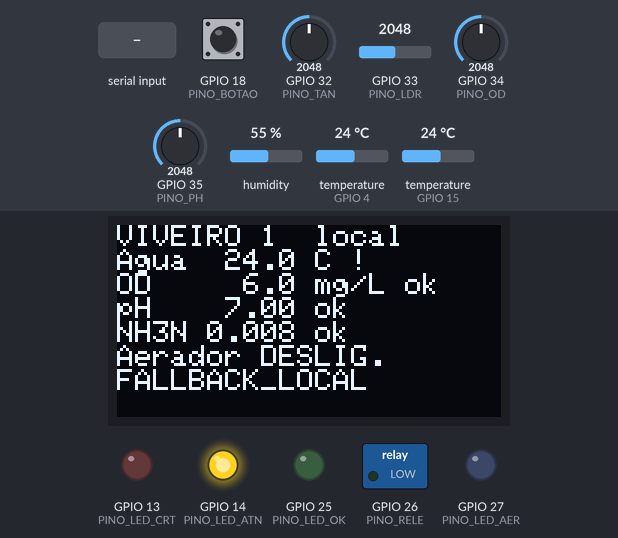
Bench run of a sketch on a simulated ESP32. Parts: 128×64 one-colour display, switched loads named in the sketch (green lamp = pin HIGH), output pins drawn as LEDs (lit = HIGH). The test bench sets the inputs (shaded band); at power-on: temperature (sensors on GPIO 4, GPIO 15) 24 °C, GPIO 34 (PINO_OD) = 2048, GPIO 35 (PINO_PH) = 2048, GPIO 18 (PINO_BOTAO) HIGH, GPIO 32 (PINO_TAN) = 2048, GPIO 33 (PINO_LDR) = 2048, humidity 55 % (analog values on the 0–4095 scale). What the sketch prints to the serial monitor is not drawn.

Above: at 3.4 s.
3.5 s: temperature (sensor on GPIO 4) set to 20.6 °C
At 5.7 s:
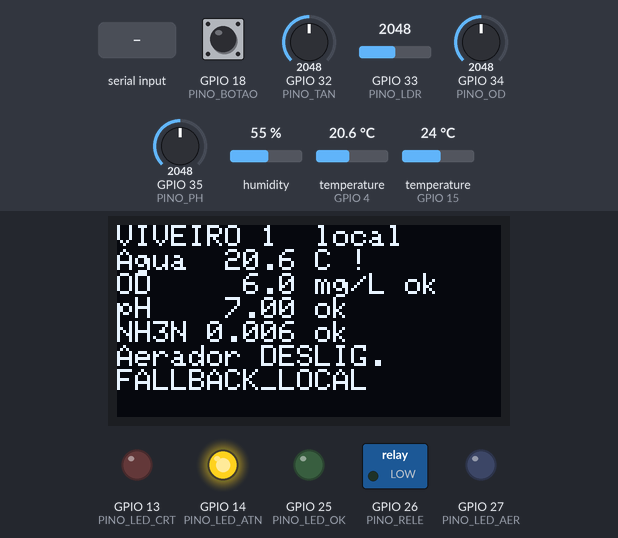
6.3 s: temperature (sensor on GPIO 4) set to 19.2 °C
At 7.2 s:
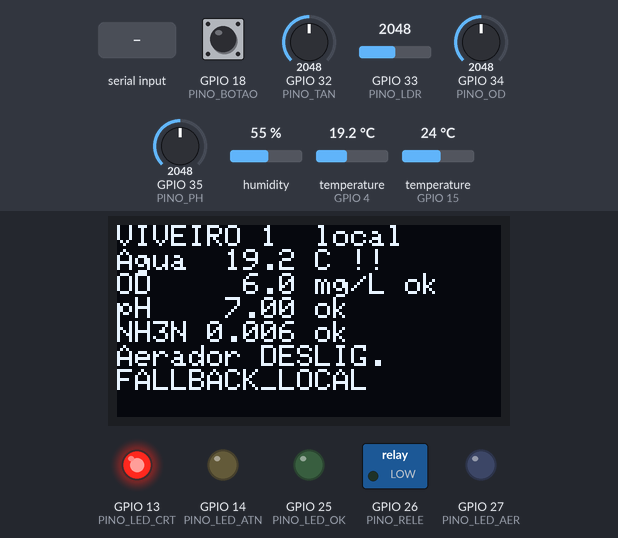
8.3 s: GPIO 34 (PINO_OD) set to 1067
At 9.9 s:
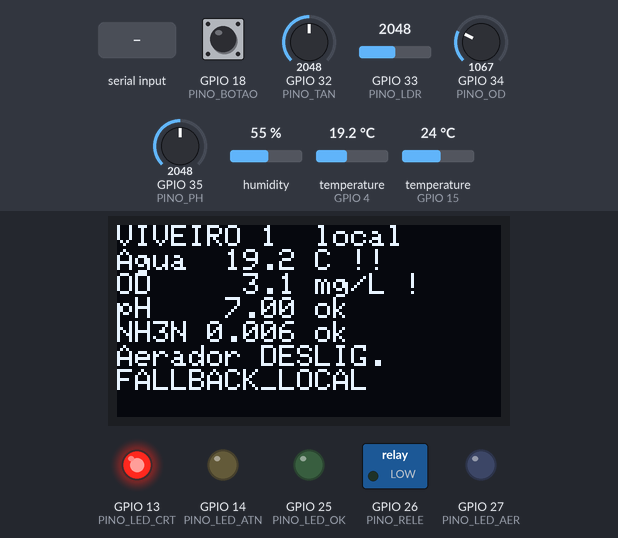
10.3 s: GPIO 34 (PINO_OD) set to 961
At 11.4 s:
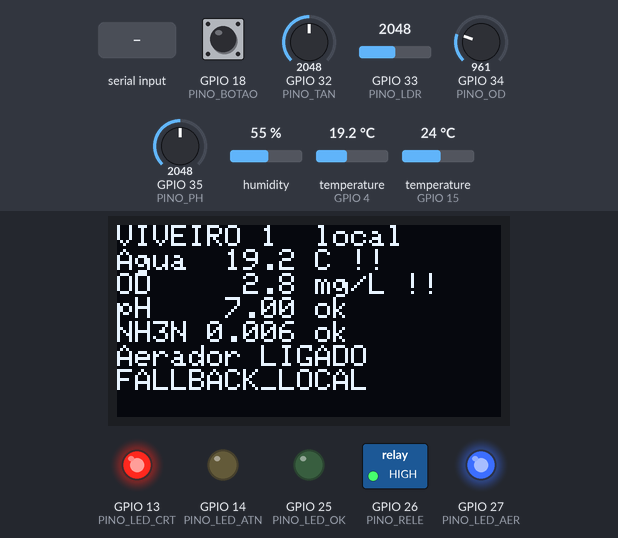
12.3 s: "LIGAR\n" received over Serial
At 15.2 s:
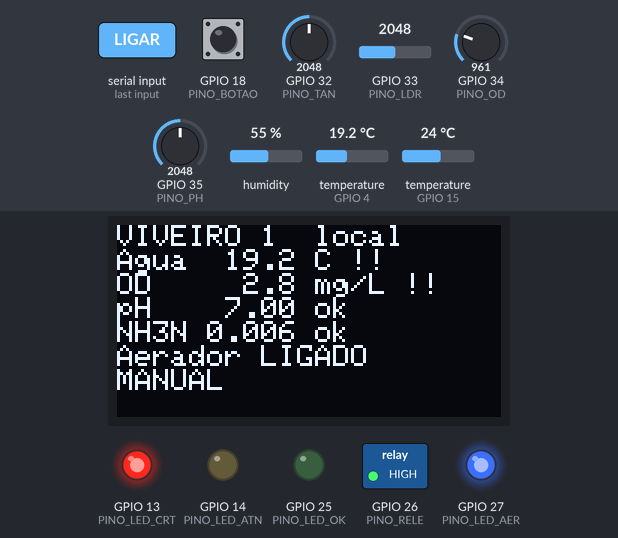
16.3 s: GPIO 35 (PINO_PH) set to 3349
At 18.0 s:
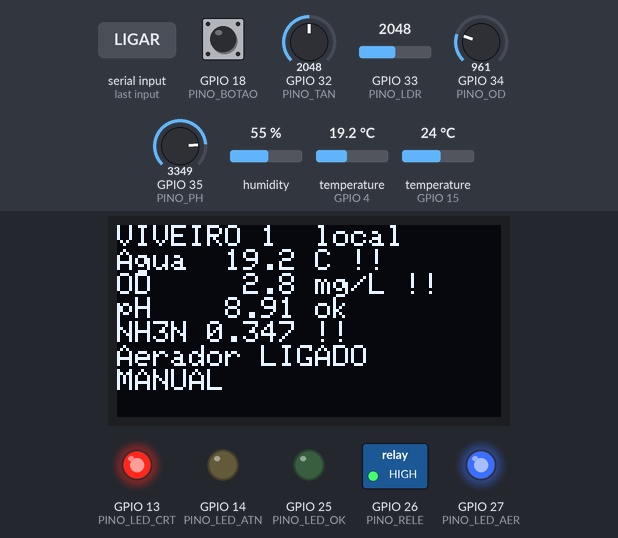
18.3 s: GPIO 35 (PINO_PH) set to 3472
Timing chart, 0 to 21.3 s (numbered marks = the images above; inputs shaded):
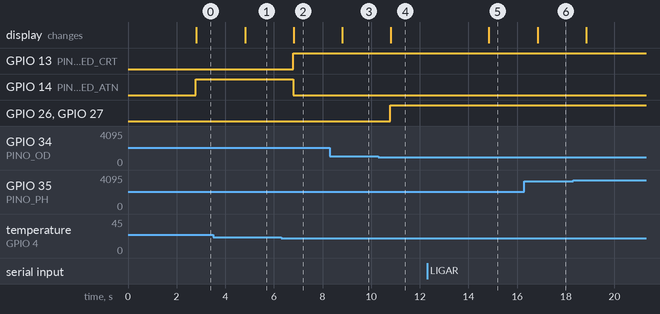

The sketch:

sketch.ino
```cpp
/* =====================================================================
   Gêmeo digital do Viveiro 1 (tilápia-do-nilo, Goiânia) — ESP32 no Wokwi
   ---------------------------------------------------------------------
   O que este ESP32 faz:
   - lê os sensores do viveiro (no Wokwi, os sensores de OD, pH e amônia
     são potenciômetros; a água usa um DS18B20; o ar, um DHT22; a luz, um LDR);
   - classifica cada leitura nas zonas da tilápia (ideal / atenção / crítica),
     as mesmas do painel do gêmeo (ver ZONAS no site e a página Fontes);
   - controla o aerador (relé) sozinho, com o fallback local, ou obedece
     ao gêmeo quando o MQTT está ligado;
   - mostra tudo no display OLED e no monitor serial (JSON por linha).
//
   MQTT é OPCIONAL: com USAR_MQTT 0 o ESP32 funciona sozinho, sem rede.
   Com USAR_MQTT 1 ele publica em gemeo/viveiro1/... (mesmo contrato de
   tópicos do site) e recebe comando/aerador. O broker é configurável abaixo.
//
   Comandos pelo monitor serial (funcionam com ou sem MQTT):
     ligar | desligar | auto      -> aerador
     status                       -> imprime a leitura atual
   ===================================================================== */
#include <Wire.h>
#include <Adafruit_GFX.h>
#include <Adafruit_SSD1306.h>
#include <OneWire.h>
#include <DallasTemperature.h>
#include <DHTesp.h>
#include <WiFi.h>
#include <PubSubClient.h>
//
String jsonLeitura();   // declarada antes do uso
//
/* ---------------- configuração ---------------- */
#define USAR_MQTT 0                          // 0 = sem broker (apresentação offline); 1 = publica/assina via MQTT
const char* WIFI_SSID    = "Wokwi-GUEST";    // rede do simulador Wokwi (sem senha)
const char* WIFI_SENHA   = "";
const char* MQTT_BROKER  = "broker.hivemq.com";  // troque pelo broker do grupo, se houver
const uint16_t MQTT_PORTA = 1883;
const char* TOPICO       = "gemeo/viveiro1/";
//
const uint32_t INTERVALO_LEITURA_MS = 2000;  // no Wokwi: leitura a cada 2 s
const uint32_t GEMEO_VALIDO_MS      = 60000; // sem comando do gêmeo por 60 s -> volta ao fallback local
//
/* ---------------- pinos ---------------- */
const int PINO_DS18B20 = 4;    // temperatura da água
const int PINO_DHT     = 15;   // ar: temperatura e umidade
const int PINO_OD      = 34;   // potenciômetro: oxigênio dissolvido
const int PINO_PH      = 35;   // potenciômetro: pH
const int PINO_TAN     = 32;   // potenciômetro: amônia total (NAT)
const int PINO_LDR     = 33;   // LDR: radiação solar (estimada)
const int PINO_RELE    = 26;   // relé do aerador
const int PINO_LED_AER = 27;   // LED azul: aerador ligado
const int PINO_LED_OK  = 25;   // LED verde: tudo ideal
const int PINO_LED_ATN = 14;   // LED amarelo: atenção
const int PINO_LED_CRT = 13;   // LED vermelho: crítico
const int PINO_BOTAO   = 18;   // troca a tela do OLED
//
/* ---------------- zonas da tilápia-do-nilo ----------------
   Temperatura: ideal 26–30 °C; atenção 20–26 e 30–32; crítica <20 e >32; risco de morte <=11
                (Nobrega et al., 2020; Rotta et al., 2023; SENAR, 2019)
   OD:          ideal >=5 mg/L; atenção 3–5; crítica 1–3; risco de morte <1
                (Tran-Duy et al., 2008; SENAR, 2019; Yi, 1998)
   pH:          ideal 5,5–9,0; atenção 5,0–5,5 e 9–11; crítica <5 (e >=11, dado geral)
                (Rebouças et al., 2016; Mustapha e Atolagbe, 2018; Boyd, 2018b)
   NH3-N:       ideal <0,07 mg/L; atenção 0,07–0,14; crítica >=0,14 (El-Shafai et al., 2004)
   Aerador sem o gêmeo: liga com OD < 3 mg/L (Boyd, 2018a), desliga com OD >= 5 (Tucker, 2005);
   segurança: OD < 2,5 liga em qualquer modo (escolha do protótipo, sem fonte).          */
enum Nivel { IDEAL = 0, ATENCAO = 1, CRITICO = 2, MORTE = 3 };
const char* NOME_NIVEL[] = { "ideal", "atencao", "critico", "morte" };
//
Nivel zonaTemp(float t) { if (t <= 11) return MORTE; if (t < 20 || t > 32) return CRITICO; if (t < 26 || t > 30) return ATENCAO; return IDEAL; }
Nivel zonaOD(float od)  { if (od < 1) return MORTE; if (od < 3) return CRITICO; if (od < 5) return ATENCAO; return IDEAL; }
Nivel zonaPH(float ph)  { if (ph < 5 || ph >= 11) return CRITICO; if (ph < 5.5 || ph > 9) return ATENCAO; return IDEAL; }
Nivel zonaNH3(float n)  { if (n >= 0.14) return CRITICO; if (n >= 0.07) return ATENCAO; return IDEAL; }
//
/* fração de amônia não ionizada (Emerson et al., 1975) */
float fracNH3(float T, float pH) { float pKa = 0.09018 + 2729.92 / (T + 273.15); return 1.0 / (1.0 + pow(10, pKa - pH)); }
//
/* fator de ração pela temperatura da água (SENAR, 2019, Tabela 3) */
float fatorRacao(float T) { if (T < 16) return 0; if (T < 20) return 0.6; if (T < 25) return 0.8; if (T < 30) return 1.0; if (T <= 32) return 0.8; return 0; }
//
/* ---------------- objetos ---------------- */
Adafruit_SSD1306 oled(128, 64, &Wire, -1);
OneWire umFio(PINO_DS18B20);
DallasTemperature sondaAgua(&umFio);
DHTesp dht;
WiFiClient wifi;
PubSubClient mqtt(wifi);
//
struct Leitura { float agua, od, ph, tan, nh3, ar, ur, rad; };
Leitura L;
bool aerador = false;
String origemAerador = "FALLBACK_LOCAL";
String modoAerador = "AUTO";            // AUTO = gêmeo ou fallback; MANUAL = comando fixo
bool comandoManual = false;
uint32_t ultimoComandoGemeo = 0;
bool gemeoAtivo = false;
int tela = 0;
uint32_t ultimaLeitura = 0, ultimoBotao = 0;
//
/* leituras guardadas enquanto o broker está fora (enviadas quando volta) */
const int MAX_FILA = 30;
String fila[MAX_FILA]; int nFila = 0;
//
/* ---------------- sensores ---------------- */
float lerPot(int pino, float min, float max) { return min + (max - min) * analogRead(pino) / 4095.0; }
//
float lerRadiacao() {
  // LDR do Wokwi -> lux (fórmula da documentação do Wokwi) -> W/m² (~120 lux por W/m² de luz solar; aproximação)
  const float GAMMA = 0.7, RL10 = 50;
  float v = analogRead(PINO_LDR) / 4095.0 * 3.3;
  if (v >= 3.29) return 0;
  float r = 2000 * v / (1 - v / 3.3);
  float lux = pow(RL10 * 1e3 * pow(10, GAMMA) / r, 1 / GAMMA);
  return lux / 120.0;
}
//
void lerSensores() {
  sondaAgua.requestTemperatures();
  float t = sondaAgua.getTempCByIndex(0);
  L.agua = (t == DEVICE_DISCONNECTED_C) ? NAN : t;
  L.od  = lerPot(PINO_OD, 0, 12);        // mg/L
  L.ph  = lerPot(PINO_PH, 4, 10);
  L.tan = lerPot(PINO_TAN, 0, 3);        // mg/L de N amoniacal total
  L.nh3 = isnan(L.agua) ? NAN : L.tan * fracNH3(L.agua, L.ph);
  TempAndHumidity th = dht.getTempAndHumidity();
  L.ar = th.temperature; L.ur = th.humidity;
  L.rad = lerRadiacao();
}
//
/* ---------------- aerador ---------------- */
void aplicarAerador(bool ligar, const char* origem) {
  if (ligar != aerador) Serial.printf("# aerador %s (%s)\n", ligar ? "LIGADO" : "DESLIGADO", origem);
  aerador = ligar; origemAerador = origem;
  digitalWrite(PINO_RELE, ligar ? HIGH : LOW);
  digitalWrite(PINO_LED_AER, ligar ? HIGH : LOW);
}
//
void controlarAerador() {
  gemeoAtivo = USAR_MQTT && mqtt.connected() && (millis() - ultimoComandoGemeo < GEMEO_VALIDO_MS) && ultimoComandoGemeo > 0;
  if (L.od < 2.5) { aplicarAerador(true, "SEGURANCA_LOCAL"); return; }       // em qualquer modo
  if (modoAerador == "MANUAL") { aplicarAerador(comandoManual, "MANUAL"); return; }
  if (gemeoAtivo) return;                                                     // o gêmeo decide (comando/aerador)
  if (!aerador && L.od < 3) aplicarAerador(true, "FALLBACK_LOCAL");          // Boyd (2018a)
  else if (aerador && L.od >= 5) aplicarAerador(false, "FALLBACK_LOCAL");    // Tucker (2005)
}
//
void tratarComando(String c) {
  c.trim(); c.toUpperCase();
  if (c == "LIGAR" || c == "LIGADO" || c == "ON") { modoAerador = "MANUAL"; comandoManual = true; }
  else if (c == "DESLIGAR" || c == "DESLIGADO" || c == "OFF") { modoAerador = "MANUAL"; comandoManual = false; }
  else if (c == "AUTO") { modoAerador = "AUTO"; }
  else if (c == "STATUS") { Serial.println(jsonLeitura()); return; }
  else { Serial.println("# comandos: ligar | desligar | auto | status"); return; }
  Serial.printf("# modo do aerador: %s\n", modoAerador.c_str());
  controlarAerador();
}
//
/* ---------------- MQTT (opcional) ---------------- */
void aoReceber(char* topico, byte* dados, unsigned int n) {
  String t(topico), v; for (unsigned int i = 0; i < n; i++) v += (char)dados[i];
  String rel = t.substring(strlen(TOPICO));
  if (rel == "comando/aerador") {
    v.trim(); v.toUpperCase();
    ultimoComandoGemeo = millis();
    if (v == "AUTO") { modoAerador = "AUTO"; return; }
    // comando do gêmeo em modo automático: o gêmeo decide, a segurança local continua valendo
    if (modoAerador == "AUTO") aplicarAerador(v == "LIGAR" || v == "LIGADO" || v == "ON", "GEMEO");
    else tratarComando(v);
  } else if (rel == "comando/racao") {
    Serial.printf("# ração recomendada pelo gêmeo: %s kg\n", v.c_str());
  } else if (rel == "servidor/status") {
    ultimoComandoGemeo = millis();
  }
}
//
void publicar(const char* sub, String valor) { mqtt.publish((String(TOPICO) + sub).c_str(), valor.c_str()); }
//
void conectarRede() {
#if USAR_MQTT
  if (WiFi.status() != WL_CONNECTED) { WiFi.begin(WIFI_SSID, WIFI_SENHA, 6); return; }
  if (!mqtt.connected()) {
    String id = "esp32-viveiro1-" + String((uint32_t)ESP.getEfuseMac(), HEX);
    if (mqtt.connect(id.c_str(), (String(TOPICO) + "status").c_str(), 1, true, "OFFLINE")) {
      publicar("status", "ONLINE");
      mqtt.subscribe((String(TOPICO) + "comando/#").c_str());
      mqtt.subscribe((String(TOPICO) + "servidor/status").c_str());
      Serial.println("# MQTT conectado");
    }
  }
#endif
}
//
/* ---------------- saída ---------------- */
String num(float x, int casas) { return isnan(x) ? String("null") : String(x, casas); }
//
String jsonLeitura() {
  return String("{\"agua_temperatura\":") + num(L.agua, 2) + ",\"agua_od\":" + num(L.od, 2) + ",\"agua_ph\":" + num(L.ph, 2) +
         ",\"agua_amonia_total\":" + num(L.tan, 2) + ",\"agua_nh3n\":" + num(L.nh3, 3) +
         ",\"clima_temperatura_ar\":" + num(L.ar, 1) + ",\"clima_umidade\":" + num(L.ur, 0) + ",\"clima_radiacao\":" + num(L.rad, 0) +
         ",\"aerador\":\"" + (aerador ? "LIGADO" : "DESLIGADO") + "\",\"origem\":\"" + origemAerador + "\",\"modo\":\"" + modoAerador +
         "\",\"zonas\":{\"temp\":\"" + NOME_NIVEL[isnan(L.agua) ? CRITICO : zonaTemp(L.agua)] + "\",\"od\":\"" + NOME_NIVEL[zonaOD(L.od)] +
         "\",\"ph\":\"" + NOME_NIVEL[zonaPH(L.ph)] + "\",\"nh3\":\"" + NOME_NIVEL[isnan(L.nh3) ? IDEAL : zonaNH3(L.nh3)] + "\"}}";
}
//
void publicarLeituras() {
#if USAR_MQTT
  if (!mqtt.connected()) {                      // guarda para enviar quando voltar
    if (nFila == MAX_FILA) { for (int i = 1; i < MAX_FILA; i++) fila[i - 1] = fila[i]; nFila--; }
    fila[nFila++] = jsonLeitura();
    return;
  }
  for (int i = 0; i < nFila; i++) publicar("historico", fila[i]);
  nFila = 0;
  publicar("agua/temperatura", num(L.agua, 2));
  publicar("agua/od", num(L.od, 2));
  publicar("agua/ph", num(L.ph, 2));
  publicar("agua/amonia_total", num(L.tan, 2));
  publicar("clima/temperatura_ar", num(L.ar, 1));
  publicar("clima/umidade", num(L.ur, 0));
  publicar("clima/radiacao", num(L.rad, 0));
  publicar("atuador/aerador", aerador ? "LIGADO" : "DESLIGADO");
  publicar("atuador/aerador_origem", origemAerador);
#endif
}
//
Nivel piorNivel() {
  Nivel n = zonaOD(L.od);
  Nivel o[] = { isnan(L.agua) ? CRITICO : zonaTemp(L.agua), zonaPH(L.ph), isnan(L.nh3) ? IDEAL : zonaNH3(L.nh3) };
  for (Nivel x : o) if (x > n) n = x;
  return n;
}
//
void atualizarLeds() {
  Nivel n = piorNivel();
  digitalWrite(PINO_LED_OK, n == IDEAL ? HIGH : LOW);
  digitalWrite(PINO_LED_ATN, n == ATENCAO ? HIGH : LOW);
  digitalWrite(PINO_LED_CRT, n >= CRITICO ? HIGH : LOW);
}
//
const char* marca(Nivel n) { return n == IDEAL ? " ok" : n == ATENCAO ? " !" : " !!"; }
//
void desenharOled() {
  oled.clearDisplay(); oled.setTextSize(1); oled.setTextColor(SSD1306_WHITE); oled.setCursor(0, 0);
  if (tela == 0) {
    oled.printf("VIVEIRO 1  %s\n", USAR_MQTT ? (mqtt.connected() ? "MQTT on" : "MQTT off") : "local");
    oled.printf("Agua %5.1f C%s\n", L.agua, marca(isnan(L.agua) ? CRITICO : zonaTemp(L.agua)));
    oled.printf("OD   %5.1f mg/L%s\n", L.od, marca(zonaOD(L.od)));
    oled.printf("pH   %5.2f%s\n", L.ph, marca(zonaPH(L.ph)));
    oled.printf("NH3N %5.3f%s\n", L.nh3, marca(isnan(L.nh3) ? IDEAL : zonaNH3(L.nh3)));
    oled.printf("Aerador %s\n", aerador ? "LIGADO" : "DESLIG.");
    oled.printf("%s", origemAerador.c_str());
  } else {
    float f = isnan(L.agua) ? 0 : fatorRacao(L.agua);
    bool alimentar = L.od > 3 && f > 0;           // SENAR (2019); Rotta et al. (2023)
    oled.printf("Ar  %4.1f C  UR %3.0f%%\n", L.ar, L.ur);
    oled.printf("Sol ~%4.0f W/m2\n", L.rad);
    oled.printf("NAT %4.2f mg/L\n\n", L.tan);
    oled.printf("Racao: %s\n", alimentar ? "pode alimentar" : "SUSPENSA");
    oled.printf("Fator temp.: %3.0f%%\n", f * 100);
    oled.printf("Modo: %s", modoAerador.c_str());
  }
  oled.display();
}
//
/* ---------------- setup e loop ---------------- */
void setup() {
  Serial.begin(115200);
  pinMode(PINO_RELE, OUTPUT); pinMode(PINO_LED_AER, OUTPUT);
  pinMode(PINO_LED_OK, OUTPUT); pinMode(PINO_LED_ATN, OUTPUT); pinMode(PINO_LED_CRT, OUTPUT);
  pinMode(PINO_BOTAO, INPUT_PULLUP);
  analogReadResolution(12);
  sondaAgua.begin();
  dht.setup(PINO_DHT, DHTesp::DHT22);
  if (!oled.begin(SSD1306_SWITCHCAPVCC, 0x3C)) Serial.println("# OLED não encontrado");
  oled.clearDisplay(); oled.setTextColor(SSD1306_WHITE); oled.setCursor(0, 0); oled.println("Gemeo digital\nViveiro 1\niniciando..."); oled.display();
#if USAR_MQTT
  WiFi.mode(WIFI_STA);
  mqtt.setServer(MQTT_BROKER, MQTT_PORTA);
  mqtt.setCallback(aoReceber);
  mqtt.setBufferSize(512);
#endif
  Serial.println("# ESP32 do Viveiro 1 pronto. Comandos: ligar | desligar | auto | status");
}
//
void loop() {
#if USAR_MQTT
  static uint32_t ultimaTentativa = 0;
  if (!mqtt.connected() && millis() - ultimaTentativa > 3000) { ultimaTentativa = millis(); conectarRede(); }
  mqtt.loop();
#endif
  if (Serial.available()) tratarComando(Serial.readStringUntil('\n'));
  if (digitalRead(PINO_BOTAO) == LOW && millis() - ultimoBotao > 300) { ultimoBotao = millis(); tela = 1 - tela; desenharOled(); }
  if (millis() - ultimaLeitura >= INTERVALO_LEITURA_MS) {
    ultimaLeitura = millis();
    lerSensores();
    controlarAerador();
    atualizarLeds();
    desenharOled();
    Serial.println(jsonLeitura());
    publicarLeituras();
  }
  delay(10);
}
```

Measured:
- the behaviour switches between 20 and 19.9 °C on temperature (sensor on GPIO 4) (found by bisection; images 1 and 2)
- the behaviour switches between 1024 and 1023 on GPIO 34 (PINO_OD) (found by bisection; images 3 and 4)
- after the input at 3.5 s, the display: changes after 1.3 s (image 1)
- after the input at 6.3 s, GPIO 13 (PINO_LED_CRT): LOW → HIGH after 0.49 s; GPIO 14 (PINO_LED_ATN): HIGH → LOW after 0.49 s; the display: changes after 0.51 s (image 2)
- after the input at 8.3 s, the display: changes after 0.51 s (image 3)
- after the input at 10.3 s, GPIO 26 (PINO_RELE), GPIO 27 (PINO_LED_AER): LOW → HIGH after 0.49 s; the display: changes after 0.51 s (image 4)
- after the input at 12.3 s, the display: changes after 2.5 s (image 5)
- after the input at 16.3 s, the display: changes after 0.54 s (image 6)
